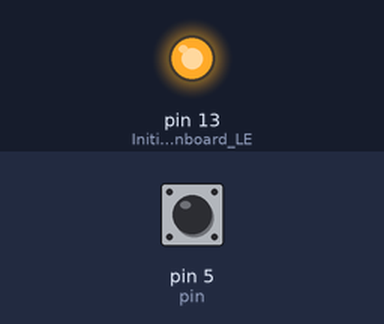
A sketch run on a simulated Arduino Uno, built with avr-gcc and run on an emulated ATmega328P. Parts: output pins drawn as LEDs (lit = HIGH). Dashed ring = blinking. The inputs (shaded band) are chosen by the test bench; at power-on: pin 5 (pin) HIGH. What the sketch prints to the serial monitor is not drawn.

Above: at 1.2 s.
1.3 s: pin 5 (pin) pulled LOW for 0.15 s
At 1.4 s:
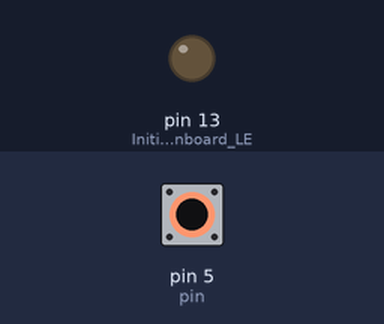
3.0 s: pin 5 (pin) pulled LOW for 1 s
At 4.3 s:
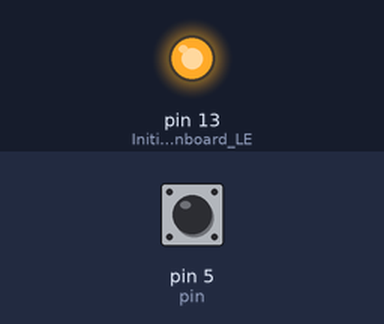
5.5 s: pin 5 (pin) pulled LOW for 3.2 s
At 6.7 s:
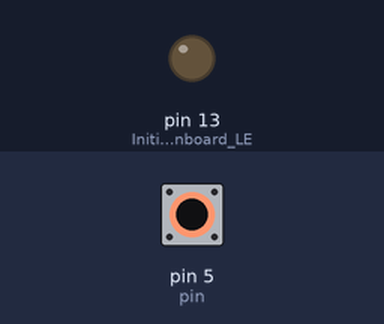
10.2 s: pin 5 (pin) pulsed LOW 2 times (0.12 s each, 0.3 s apart)
At 10.45 s:
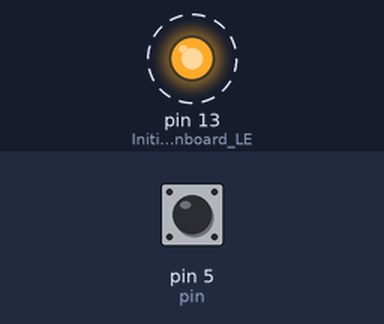
Timing chart, 0 to 13.2 s (numbered marks = the images above; inputs shaded):
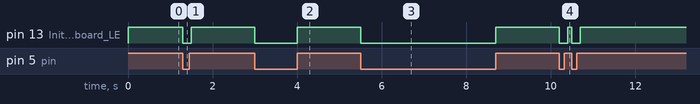

The sketch:

transmitter.ino
```cpp
int pin = 5;

void setup() {
  Serial.begin(2400); // Initialize serial
  pinMode(pin, INPUT); // Initialize the input pin
  digitalWrite(pin, HIGH); // Activate the internal pullup
  pinMode(13, OUTPUT); // Initialize the onboard LED
}

byte modulate(byte data) {
  return data ^ B10101010; // Use a bitwise XOR to apply a basic modulation to the data
}

void loop() {
  byte data;

  if (digitalRead(pin) == HIGH) { // If the input is 1, set the data to 1, else set the data to 0
    data = modulate(1);
    digitalWrite(13, HIGH);
  } else {
    data = modulate(0);
    digitalWrite(13, LOW);
  }

  Serial.write(modulate(255)); // Send random packet to prepare for data transfer
  Serial.write(data); // Send the data

  delay(100); // Pause to avoid overloading the connection
}
```

Measured:
- after the input at 1.3 s, pin 13 (Initialize_the_onboard_LE): HIGH → LOW at once, → HIGH 0.20 s later
- after the input at 3.0 s, pin 13 (Initialize_the_onboard_LE): HIGH → LOW at once, → HIGH 1.0 s later
- after the input at 5.5 s, pin 13 (Initialize_the_onboard_LE): HIGH → LOW at once, → HIGH 3.2 s later
- after the input at 10.2 s, pin 13 (Initialize_the_onboard_LE): alternates HIGH for 0.10 s and LOW for 0.20 s, 4 changes in all, then stays HIGH, starting at once
